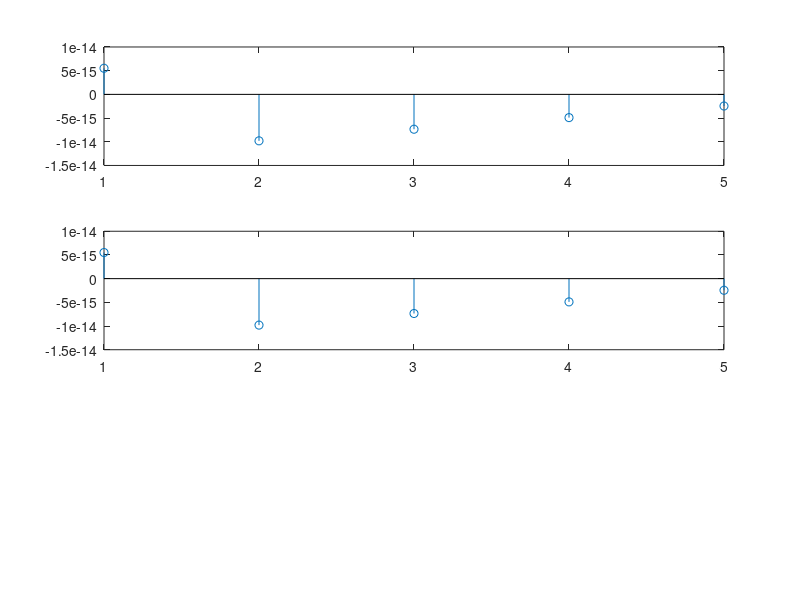

Source code (MATLAB):
% IWAN DWI PURWANTO / 09 / 2A - D3TE
L=input('Besarnya titik sampel(>=20):');
A1=input('Besarnya amplitudo gel 1:');
A2=input('Besarnya amplitudo gel 2:');
f1=input('Besarnya frekuensi gel 1 adalah Hz:');
f2=input('Besarnya frekuensi gel 2 adalah Hz:');
teta1=input('Besarnya fase gel 1(rad):');
teta2=input('Besarnya fase gel 2(rad):');
%Sinus pertama 
t=1:L;
t=2*t/L;
y1=A1*sin(2*pi*f1*t+teta1*pi);
subplot(3,1,1)
stem(y1)
%Sinus kedua 
t=1:L;
t=2*t/L;
y2=A2*sin(2*pi*f2*t+teta2*pi);
subplot(3,1,2)
stem(y2)